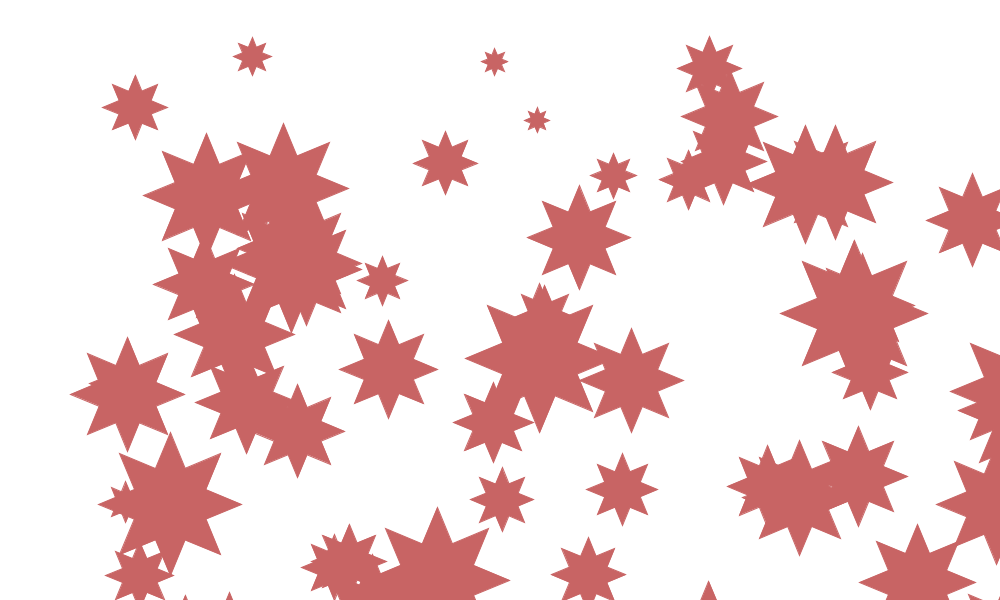
Frame 1 (no input)
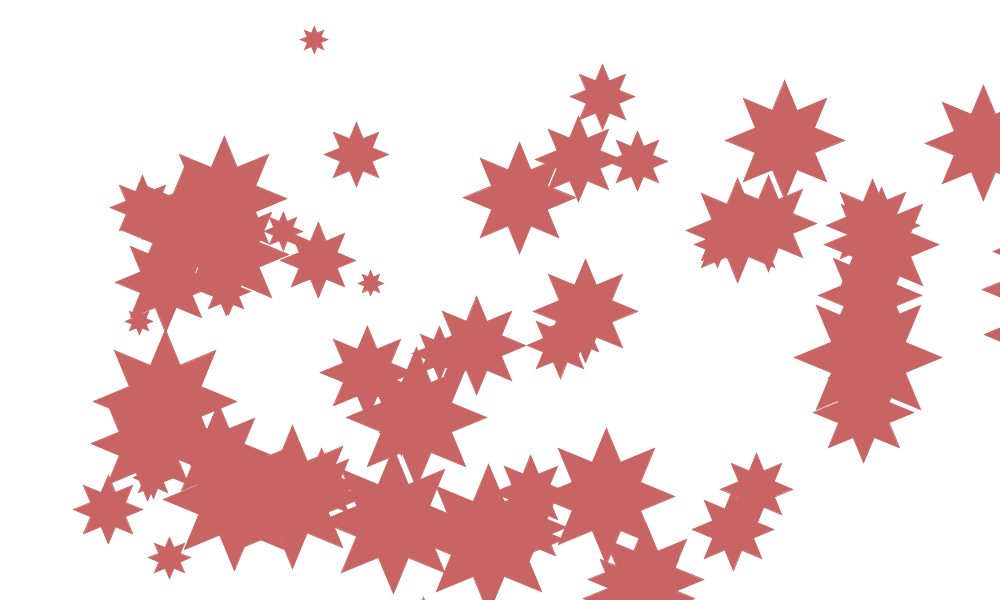
Frame 60 (the mouse pressed at the canvas centre just before this capture)
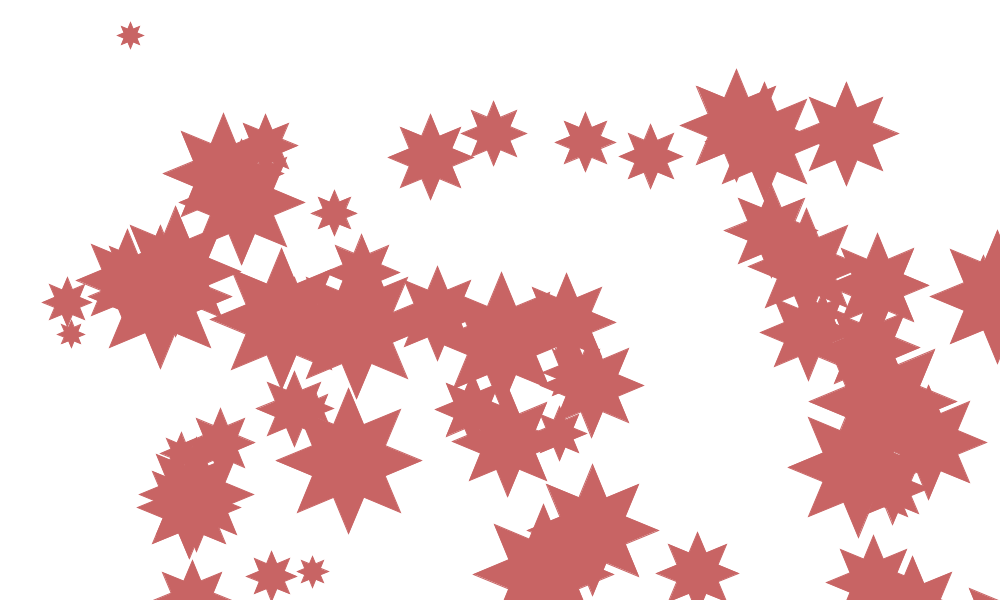
Frame 120 (the mouse held since frame 60 and released just before this capture)

The Processing sketch that drew these frames (run headless with seeded random() and noise(); from frame 60 on, the mouse is pressed at the canvas centre):

// Processing sketch: processing_138845
// ── processing_138845.pde

/*
 * Taller Programación MDI Veritas
 * Tarea#4
 */

/**
 * Main program file
 *
 * @author Paula Chavarría
 * @since 28/1/14
 * @version 0.2
 */

//================================================================================
// Constants
//================================================================================


int SCREEN_WIDTH = 1000;
int SCREEN_HEIGHT = 600;
int STARS_COUNT = 200;
int NEIGHBOR_DISTANCE = 75;

//================================================================================
// Global Variables
//================================================================================

ArrayList<Star> starsCollection; // The collection of stars presented on the
                                     // canvas

//================================================================================
// Program's methods override
//================================================================================

/**
 * @see http://www.processing.org/reference/setup_.html
 */
void setup() {
  
  // Sets the canvas
  size(1000,600);
  noCursor();
  smooth();
  
  // Initializes the stars collection
  starsCollection = new ArrayList<Star>();
  
  // Populates the stars collection
  for(int i = 0; i < STARS_COUNT; i++) {
    Star star = new Star();
    starsCollection.add(star);
  }
}

/**
 * @see http://www.processing.org/reference/draw_.html
 */
void draw() {
  
  // As we are animating we must clean the canvas background 
  // on every update cycle
  background(255);
  
  // Iterates backwards through the stars collection.
  for (int i=STARS_COUNT-1; i >= 0; i--) {
    
    // Gets the star
    Star star = starsCollection.get(i);
    
    // Draws or updates the star within the canvas
    star.update();
  }
}

/*
 * Taller Programación MDI Veritas
 * Tarea#4
 */

/**
 * Class which serves as a model for a star
 *
 * @see http://www.openprocessing.org/sketch/26358
 * @author Paula Chavarría
 * @since 28/1/14
 * @version 0.2
 */
class Star { 
  
  //================================================================================
  // Constants
  //================================================================================

  static final float CIRCLE_MIN_RADIUS = 10.0;
  static final float CIRCLE_MAX_RADIUS = 75.0;
  static final float MAX_ANGLE = 360;
  static final float MIN_ANGLE = 0;
  static final float MAX_SPEED = 2;
  static final float MIN_SPEED = 0.1;
  
  //================================================================================
  // Attributes
  //================================================================================

  float yPosition; // the y position within the canvas
  float xPosition; // the x position within the canvas
  float speed; // the distance the star is expected to move on each update
  float radius; // the star radius
  float angle; // the direction that the star would take when animated, 
               // the angle is given based on a clockwise direction. 
               // i.e Right is 0 and Up is 90.
  float deltaX; // the difference from x1 to x2, according to the angle
  float deltaY; // the difference from y1 to y2, according to the angle
  color background; // the background color
  
  //================================================================================
  // Constructor
  //================================================================================

  /**
   * Default constructor
   */
  Star() {  
    
    // Randomly sets the stars attributes
    this.radius = random(CIRCLE_MIN_RADIUS, CIRCLE_MAX_RADIUS);
    this.yPosition = random(radius, SCREEN_HEIGHT-radius);
    this.xPosition = random(radius, SCREEN_WIDTH-radius);
    this.angle = random(MIN_ANGLE, MAX_ANGLE);
    this.speed = random(MIN_SPEED, MAX_SPEED);
    
    // Sets the deltas before any update is performed
    calculateDelta();
    
    // Sets the star color
    background = color(random(255), random(255), random(255), 60);
  } 
  
  //================================================================================
  // UI Related Methods
  //================================================================================

  /**
   * Method which draws the star on the canvas, and updates the deltas 
   * information for the next update
   */
  void update() { 
    
    // Draws the star
    noStroke();
    fill(background);
    
pushMatrix();
translate(xPosition,yPosition);
   
star(xPosition, yPosition, radius);

popMatrix();
    
    // Handles collisions with the canvas borders
    
    // Checks if the star has reached the right or left border
    if(xPosition + deltaX > SCREEN_WIDTH-radius || xPosition + deltaX < radius) {
      // As a collision is inminent the star should "bounce", to do so the opposite of the 
      // angle (direction) is needed. e.g The opposite of 180 is 0.
      angle = MAX_ANGLE/2 - angle;
      calculateDelta();
   // Checks if the star has reached the bottom or top border
    } else if (yPosition + deltaY > SCREEN_HEIGHT-radius || yPosition + deltaY < radius) {
      // As a collision is inminent the star should "bounce", to do so the opposite of the 
      // angle (direction) is needed. e.g The opposite of 90 is 270.
      angle = MAX_ANGLE - angle;
      calculateDelta();
    }
    
    // Sets the star's position for the next update
    xPosition += deltaX;
    yPosition += deltaY;
  }
  
  /**
   * Method which calculates the deltas. The star new position is calculated upon the 
   * trigonometric functions. 
   */
  void calculateDelta() {
    
    // Calculates the deltas based on the angle, as the angle is based on a clockwise direction
    // the trigonometric functions result are multiplied by -1.
    deltaY = -1 * speed * sin(radians(angle));
    deltaX = -1 * speed * cos(radians(angle));
  }
  
  void star(float x, float y, float radius){
  beginShape();
  for(int i = 0; i <= 20; i++){
    fill(200,100,100);
    stroke(200,100,100);
    float yStar = sin(radians(i*135)) * radius + y;
    float xStar = cos(radians(i*135)) * radius + x;
    vertex(xStar, yStar);
     
   }
   endShape();
   
}

} 
